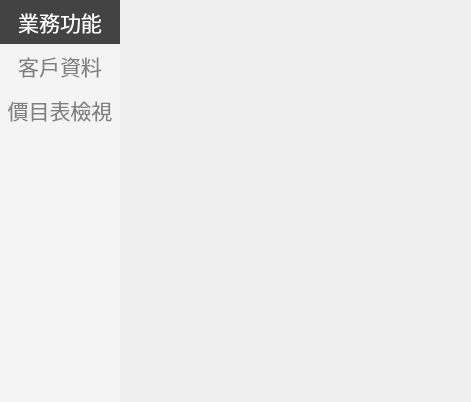
<?xml version="1.0" encoding="UTF-8"?>
<ui version="4.0">
 <class>StageCustomer</class>
 <widget class="QWidget" name="StageCustomer">
  <property name="geometry">
   <rect>
    <x>0</x>
    <y>0</y>
    <width>471</width>
    <height>402</height>
   </rect>
  </property>
  <property name="windowTitle">
   <string>Form</string>
  </property>
  <layout class="QGridLayout" name="gridLayout">
   <property name="leftMargin">
    <number>0</number>
   </property>
   <property name="topMargin">
    <number>0</number>
   </property>
   <property name="rightMargin">
    <number>0</number>
   </property>
   <property name="bottomMargin">
    <number>0</number>
   </property>
   <property name="spacing">
    <number>0</number>
   </property>
   <item row="0" column="0">
    <widget class="QWidget" name="wBg" native="true">
     <layout class="QHBoxLayout" name="horizontalLayout">
      <property name="spacing">
       <number>0</number>
      </property>
      <property name="leftMargin">
       <number>0</number>
      </property>
      <property name="topMargin">
       <number>0</number>
      </property>
      <property name="rightMargin">
       <number>0</number>
      </property>
      <property name="bottomMargin">
       <number>0</number>
      </property>
      <item>
       <widget class="QWidget" name="wMenu" native="true">
        <property name="minimumSize">
         <size>
          <width>120</width>
          <height>0</height>
         </size>
        </property>
        <property name="maximumSize">
         <size>
          <width>120</width>
          <height>16777215</height>
         </size>
        </property>
        <property name="font">
         <font>
          <pointsize>16</pointsize>
         </font>
        </property>
        <property name="styleSheet">
         <string notr="true">QWidget#wMenu{
background-color: rgb(244, 244, 244);

}

QPushButton { 
	border:none; 
	background-color: rgba(255, 255, 255,0);
	font: 700 16px &quot;Microsoft JhengHei UI&quot;; 
    min-width: 4em; 
    min-height:1.2em; 
	padding: 6px; 
	color: gray;
	}

QPushButton:hover 
{ 
background-color: rgb(198, 200, 223); 
border-style: outset; 
border-width: 2px; 
font: 700 18px &quot;Microsoft JhengHei UI&quot;; 
}
QPushButton:pressed { 
border-style: outset; 
border-width: 0px; 
font: 700 18px &quot;Microsoft JhengHei UI&quot;; 
background-color: rgb(67, 67, 67);
}
 QPushButton:checked { 
color:rgb(255,255,255);
background-color: rgb(67, 67, 67);
border-style: outset; 
border-width: 0px; 
font: 700 18px &quot;Microsoft JhengHei UI&quot;; 
}</string>
        </property>
        <layout class="QVBoxLayout" name="verticalLayout">
         <property name="spacing">
          <number>0</number>
         </property>
         <property name="leftMargin">
          <number>0</number>
         </property>
         <property name="topMargin">
          <number>0</number>
         </property>
         <property name="rightMargin">
          <number>0</number>
         </property>
         <property name="bottomMargin">
          <number>0</number>
         </property>
         <item>
          <widget class="QPushButton" name="btn0">
           <property name="sizePolicy">
            <sizepolicy hsizetype="Minimum" vsizetype="Minimum">
             <horstretch>0</horstretch>
             <verstretch>0</verstretch>
            </sizepolicy>
           </property>
           <property name="text">
            <string>業務功能</string>
           </property>
           <property name="checkable">
            <bool>true</bool>
           </property>
           <property name="checked">
            <bool>true</bool>
           </property>
           <property name="flat">
            <bool>true</bool>
           </property>
          </widget>
         </item>
         <item>
          <widget class="QPushButton" name="btn1">
           <property name="sizePolicy">
            <sizepolicy hsizetype="Minimum" vsizetype="Minimum">
             <horstretch>0</horstretch>
             <verstretch>0</verstretch>
            </sizepolicy>
           </property>
           <property name="text">
            <string>客戶資料</string>
           </property>
           <property name="checkable">
            <bool>true</bool>
           </property>
           <property name="flat">
            <bool>true</bool>
           </property>
          </widget>
         </item>
         <item>
          <widget class="QPushButton" name="btn2">
           <property name="sizePolicy">
            <sizepolicy hsizetype="Minimum" vsizetype="Minimum">
             <horstretch>0</horstretch>
             <verstretch>0</verstretch>
            </sizepolicy>
           </property>
           <property name="text">
            <string>價目表檢視</string>
           </property>
           <property name="checkable">
            <bool>true</bool>
           </property>
           <property name="flat">
            <bool>true</bool>
           </property>
          </widget>
         </item>
         <item>
          <spacer name="verticalSpacer">
           <property name="orientation">
            <enum>Qt::Vertical</enum>
           </property>
           <property name="sizeHint" stdset="0">
            <size>
             <width>20</width>
             <height>288</height>
            </size>
           </property>
          </spacer>
         </item>
        </layout>
       </widget>
      </item>
      <item>
       <widget class="QWidget" name="widget_2" native="true">
        <layout class="QGridLayout" name="gridLayout_2">
         <property name="leftMargin">
          <number>0</number>
         </property>
         <property name="topMargin">
          <number>0</number>
         </property>
         <property name="rightMargin">
          <number>0</number>
         </property>
         <property name="bottomMargin">
          <number>0</number>
         </property>
         <property name="spacing">
          <number>0</number>
         </property>
         <item row="0" column="0">
          <widget class="QStackedWidget" name="stackedWidget">
           <widget class="LayerSearchCustomer" name="page">
            <property name="styleSheet">
             <string notr="true"/>
            </property>
           </widget>
           <widget class="LayerCustomer" name="page_3">
            <property name="styleSheet">
             <string notr="true"/>
            </property>
           </widget>
           <widget class="QWidget" name="page_2">
            <property name="styleSheet">
             <string notr="true">background-color: rgb(85, 170, 255);</string>
            </property>
           </widget>
          </widget>
         </item>
        </layout>
       </widget>
      </item>
     </layout>
    </widget>
   </item>
  </layout>
 </widget>
 <customwidgets>
  <customwidget>
   <class>LayerCustomer</class>
   <extends>QWidget</extends>
   <header>LayerCustomer.h</header>
   <container>1</container>
  </customwidget>
  <customwidget>
   <class>LayerSearchCustomer</class>
   <extends>QWidget</extends>
   <header>LayerSearchCustomer.h</header>
   <container>1</container>
  </customwidget>
 </customwidgets>
 <resources/>
 <connections/>
</ui>
